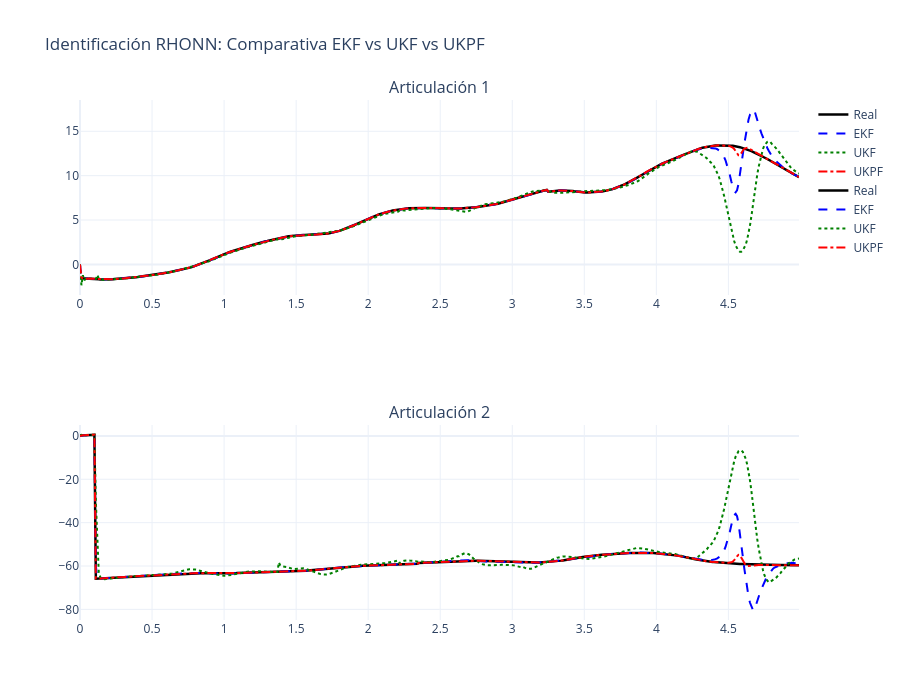

The code cell stored with this chart in its notebook:
### Code cell
# Neural Identifier Training - 2-DOF Planar Manipulator
# Methods: EKF, UKF, UKPF (Unscented Kalman Particle Filter)

import numpy as np
import plotly.graph_objects as go
from plotly.subplots import make_subplots
import time

# ============================================================
# 1) True nonlinear system (2-DOF Robot Arm)
# ============================================================
def plant_dynamics(state, u):
    m1, m2, l1, l2, g = 1.0, 1.0, 1.0, 1.0, 9.81
    q1, q2, dq1, dq2 = state
    tau1, tau2 = u

    # --- Mass Matrix M(q) ---
    c2 = np.cos(q2)
    s2 = np.sin(q2)
    M11 = (m1 + m2) * l1**2 + m2 * l2**2 + 2 * m2 * l1 * l2 * c2
    M12 = m2 * l2**2 + m2 * l1 * l2 * c2
    M21 = M12
    M22 = m2 * l2**2
    M = np.array([[M11, M12], [M21, M22]])

    # --- Coriolis Matrix C(q, dq) ---
    h = -m2 * l1 * l2 * s2
    C = np.array([[h * dq2, h * (dq1 + dq2)], [-h * dq1, 0.0]])

    # --- Gravity Vector G(q) ---
    G1 = (m1 + m2) * g * l1 * np.sin(q1) + m2 * g * l2 * np.sin(q1 + q2)
    G2 = m2 * g * l2 * np.sin(q1 + q2)
    G = np.array([G1, G2])

    damping = 0.5 * np.array([dq1, dq2])
    rhs = np.array([tau1, tau2]) - (C @ np.array([dq1, dq2])) - G - damping
    ddq = np.linalg.solve(M, rhs)
    
    return np.concatenate(([dq1, dq2], ddq))

def plant(x_k, u_k, dt=0.01, process_noise_std=1e-3):
    x_dot = plant_dynamics(x_k, u_k)
    # Usamos ruido de Cauchy para retar la robustez de los filtros
    noise = np.random.standard_cauchy(4) * process_noise_std
    return x_k + dt * x_dot + noise

# ============================================================
# 2) RHONN structure
# ============================================================
def sigmoidal(z, beta=0.5):
    z = np.clip(z, -50, 50) 
    return 1.0 / (1.0 + np.exp(-beta * z))

def construct_z_vector(x_est, u_input):
    q1, q2, dq1, dq2 = x_est
    tau1, tau2 = u_input
    
    s_q1, s_q2 = sigmoidal(q1), sigmoidal(q2)
    s_dq1, s_dq2 = sigmoidal(dq1), sigmoidal(dq2)
    
    return np.array([
        s_q2 * s_dq1,      # Coriolis interaction
        s_q2 * s_dq2,      # Coriolis interaction
        s_dq1**2,          # Centrifugal
        s_dq2**2,          # Centrifugal
        # tau1 * 0.1,        # Control input 1
        # tau2 * 0.1,        # Control input 2
        # 1.0                # Bias
    ])

# ============================================================
# 3) Trainers (EKF, UKF, UKPF)
# ============================================================
class Generic_RHONN_Trainer:
    def get_prediction(self, weights, x_k, u_k):
        z = construct_z_vector(x_k, u_k)
        return np.dot(weights, z)

class EKF_Trainer(Generic_RHONN_Trainer):
    def __init__(self, n_neurons, n_weights, eta=1.0, P0=1.0, Q=1e-2, R=1e-3):
        self.n_neurons = n_neurons
        self.weights = [np.random.randn(n_weights)*0.1 for _ in range(n_neurons)]
        self.P = [np.eye(n_weights)*P0 for _ in range(n_neurons)]
        self.Q = np.eye(n_weights)*Q
        self.R = R
        self.eta = eta

    def update(self, x_kp1, x_k, u_k):
        z = construct_z_vector(x_k, u_k)
        H = z.reshape(-1, 1)
        for i in range(self.n_neurons):
            S = self.R + (H.T @ self.P[i] @ H)[0,0]
            K = (self.P[i] @ H).flatten() / S
            y_pred = np.dot(self.weights[i], z)
            err = x_kp1[i] - y_pred
            self.weights[i] += self.eta * K * err
            self.P[i] = self.P[i] - np.outer(K, H.flatten()) @ self.P[i] + self.Q

class UKF_Trainer(Generic_RHONN_Trainer):
    def __init__(self, n_neurons, n_weights, eta=1.5, alpha=1e-2):
        self.n_neurons = n_neurons
        self.n = n_weights
        self.weights = [np.random.randn(n_weights)*0.1 for _ in range(n_neurons)]
        self.P = [np.eye(n_weights) for _ in range(n_neurons)]
        self.Q = np.eye(n_weights)*1e-4
        self.R = 1e-3
        self.eta = eta
        
        self.lambd = alpha**2 * self.n - self.n
        self.Wm = np.full(2*self.n+1, 1/(2*(self.n+self.lambd)))
        self.Wc = np.copy(self.Wm)
        self.Wm[0] = self.lambd/(self.n+self.lambd)
        self.Wc[0] = self.Wm[0] + (3 - alpha**2)

    def update(self, x_kp1, x_k, u_k):
        z = construct_z_vector(x_k, u_k)
        for i in range(self.n_neurons):
            try: L = np.linalg.cholesky((self.n + self.lambd) * self.P[i])
            except: L = np.eye(self.n) * 0.1
            
            sigmas = np.zeros((2*self.n+1, self.n))
            sigmas[0] = self.weights[i]
            for k in range(self.n):
                sigmas[k+1] = self.weights[i] + L[:,k]
                sigmas[self.n+k+1] = self.weights[i] - L[:,k]
            
            Y_sigmas = np.dot(sigmas, z)
            y_mean = np.sum(self.Wm * Y_sigmas)
            Py = np.sum(self.Wc * (Y_sigmas - y_mean)**2) + self.R
            Pxy = np.zeros(self.n)
            for k in range(2*self.n+1):
                Pxy += self.Wc[k] * (sigmas[k] - self.weights[i]) * (Y_sigmas[k] - y_mean)
            
            K = Pxy / Py
            self.weights[i] += self.eta * K * (x_kp1[i] - y_mean)
            self.P[i] = self.P[i] - np.outer(K, K) * Py + self.Q

class UKPF_Trainer(Generic_RHONN_Trainer):
    """ Unscented Kalman Particle Filter - El más robusto de los tres """
    def __init__(self, n_neurons, n_weights, n_particles=100, alpha=1e-3, beta=2):
        self.n_neurons = n_neurons
        self.n_weights = n_weights
        self.n_particles = n_particles
        self.particles = [np.random.randn(n_particles, n_weights)*0.1 for _ in range(n_neurons)]
        self.P = [[np.eye(n_weights)*0.5 for _ in range(n_particles)] for _ in range(n_neurons)]
        self.weights_pf = [np.ones(n_particles)/n_particles for _ in range(n_neurons)]
        
        # UKF Props
        self.n = n_weights
        self.lambd = alpha**2 * self.n - self.n
        self.Wm = np.full(2*self.n+1, 1/(2*(self.n+self.lambd)))
        self.Wc = np.copy(self.Wm)
        self.Wm[0] = self.lambd/(self.n+self.lambd)
        self.Wc[0] = self.Wm[0] + (1 - alpha**2 + beta)
        
        self.R_local = 1e-2
        self.Q_local = 1e-3

    def update(self, x_kp1, x_k, u_k):
        z = construct_z_vector(x_k, u_k)
        for i in range(self.n_neurons):
            for p in range(self.n_particles):
                # Paso de UKF para cada partícula
                try: L = np.linalg.cholesky((self.n + self.lambd) * self.P[i][p])
                except: L = np.eye(self.n) * 1e-2
                
                sigs = np.zeros((2*self.n+1, self.n))
                sigs[0] = self.particles[i][p]
                for j in range(self.n):
                    sigs[j+1] = self.particles[i][p] + L[:,j]
                    sigs[self.n+j+1] = self.particles[i][p] - L[:,j]
                
                Y_sigs = sigs @ z
                y_pred = np.sum(self.Wm * Y_sigs)
                Py = np.sum(self.Wc * (Y_sigs - y_pred)**2) + self.R_local
                Pxy = np.zeros(self.n)
                for j in range(2*self.n+1):
                    Pxy += self.Wc[j] * (sigs[j] - self.particles[i][p]) * (Y_sigs[j] - y_pred)
                
                K = Pxy / Py
                innov = x_kp1[i] - y_pred
                self.particles[i][p] += K * innov
                self.P[i][p] -= np.outer(K, K) * Py + self.Q_local
                
                # Actualizar peso (Likelihood)
                self.weights_pf[i][p] *= (np.exp(-0.5 * (innov**2 / self.R_local)) + 1e-300)
            
            self.weights_pf[i] /= np.sum(self.weights_pf[i])
            
            # Resampling sistemático
            if 1.0/np.sum(self.weights_pf[i]**2) < self.n_particles/2:
                indices = np.searchsorted(np.cumsum(self.weights_pf[i]), (np.arange(self.n_particles) + np.random.uniform())/self.n_particles)
                self.particles[i] = self.particles[i][indices]
                self.P[i] = [self.P[i][idx].copy() for idx in indices]
                self.weights_pf[i].fill(1.0/self.n_particles)

    def get_estimates(self):
        return [np.average(self.particles[i], axis=0, weights=self.weights_pf[i]) for i in range(self.n_neurons)]

# ============================================================
# 4) Simulation Main Loop
# ============================================================
if __name__ == "__main__":
    n_steps = 500
    dt = 0.01
    t = np.linspace(0, (n_steps-1)*dt, n_steps)
    n_states, n_features = 4, 4
    
    ekf = EKF_Trainer(n_states, n_features)
    ukf = UKF_Trainer(n_states, n_features)
    ukpf = UKPF_Trainer(n_states, n_features, n_particles=40) # Menos partículas que un PF normal
    
    x_true = np.zeros((n_steps, 4))
    x_est_ekf, x_est_ukf, x_est_ukpf = [np.zeros((n_steps, 4)) for _ in range(3)]
    
    x_true[0] = [-np.pi/2, 0.2, 0, 0]
    u_hist = np.zeros((n_steps, 2))

    print("Simulando Identificación con UKPF...")
    for k in range(n_steps - 1):
        u_hist[k] = [30.0 * np.sin(2.5 * t[k]), 15.0 * np.cos(3.5 * t[k])]
        x_true[k+1] = plant(x_true[k], u_hist[k], dt)
        
        # Updates
        ekf.update(x_true[k+1], x_true[k], u_hist[k])
        ukf.update(x_true[k+1], x_true[k], u_hist[k])
        ukpf.update(x_true[k+1], x_true[k], u_hist[k])
        
        # Predictions
        z = construct_z_vector(x_true[k], u_hist[k])
        w_ukpf = ukpf.get_estimates()
        for i in range(4):
            x_est_ekf[k+1, i] = np.dot(ekf.weights[i], z)
            x_est_ukf[k+1, i] = np.dot(ukf.weights[i], z)
            x_est_ukpf[k+1, i] = np.dot(w_ukpf[i], z)
        
        if k % 50 == 0: print(f"Paso {k}")

    # --- Métricas y Visualización ---
    mse_ekf = np.mean((x_true - x_est_ekf)**2)
    mse_ukf = np.mean((x_true - x_est_ukf)**2)
    mse_ukpf = np.mean((x_true - x_est_ukpf)**2)
    
    print(f"\nResultados MSE:\nEKF: {mse_ekf:.6f}\nUKF: {mse_ukf:.6f}\nUKPF: {mse_ukpf:.6f}")

    # Gráfica de Estados (q1 y q2)
    fig = make_subplots(rows=2, cols=1, subplot_titles=("Articulación 1", "Articulación 2"))
    for i in [0, 1]:
        fig.add_trace(go.Scatter(x=t, y=x_true[:, i], name="Real", line=dict(color="black", width=2.5)), row=i+1, col=1)
        fig.add_trace(go.Scatter(x=t, y=x_est_ekf[:, i], name="EKF", line=dict(dash="dash", color="blue")), row=i+1, col=1)
        fig.add_trace(go.Scatter(x=t, y=x_est_ukf[:, i], name="UKF", line=dict(dash="dot", color="green")), row=i+1, col=1)
        fig.add_trace(go.Scatter(x=t, y=x_est_ukpf[:, i], name="UKPF", line=dict(dash="dashdot", color="red")), row=i+1, col=1)
    
    fig.update_layout(height=700, template="plotly_white", title="Identificación RHONN: Comparativa EKF vs UKF vs UKPF")
    fig.show()

    # --- Animación (opcional, igual que tu código previo) ---
    # (El código de animación que ya tenías funcionará perfectamente con x_est_ukpf)

### Figure 1 — Plotly figure (JSON) as saved in the notebook; plotly's stock layout.template omitted (floating-point values rounded to 4 significant figures; data arrays with more than 128 entries replaced by an {"elided": "..."} marker saying what was removed)
{"data": [{"line": {"color": "black", "width": 2.5}, "name": "Real", "type": "scatter", "x": {"elided": "500 float values"}, "xaxis": "x", "y": {"elided": "500 float values"}, "yaxis": "y"}, {"line": {"color": "blue", "dash": "dash"}, "name": "EKF", "type": "scatter", "x": {"elided": "500 float values"}, "xaxis": "x", "y": {"elided": "500 float values"}, "yaxis": "y"}, {"line": {"color": "green", "dash": "dot"}, "name": "UKF", "type": "scatter", "x": {"elided": "500 float values"}, "xaxis": "x", "y": {"elided": "500 float values"}, "yaxis": "y"}, {"line": {"color": "red", "dash": "dashdot"}, "name": "UKPF", "type": "scatter", "x": {"elided": "500 float values"}, "xaxis": "x", "y": {"elided": "500 float values"}, "yaxis": "y"}, {"line": {"color": "black", "width": 2.5}, "name": "Real", "type": "scatter", "x": {"elided": "500 float values"}, "xaxis": "x2", "y": {"elided": "500 float values"}, "yaxis": "y2"}, {"line": {"color": "blue", "dash": "dash"}, "name": "EKF", "type": "scatter", "x": {"elided": "500 float values"}, "xaxis": "x2", "y": {"elided": "500 float values"}, "yaxis": "y2"}, {"line": {"color": "green", "dash": "dot"}, "name": "UKF", "type": "scatter", "x": {"elided": "500 float values"}, "xaxis": "x2", "y": {"elided": "500 float values"}, "yaxis": "y2"}, {"line": {"color": "red", "dash": "dashdot"}, "name": "UKPF", "type": "scatter", "x": {"elided": "500 float values"}, "xaxis": "x2", "y": {"elided": "500 float values"}, "yaxis": "y2"}], "layout": {"annotations": [{"font": {"size": 16}, "showarrow": false, "text": "Articulación 1", "x": 0.5, "xanchor": "center", "xref": "paper", "y": 1, "yanchor": "bottom", "yref": "paper"}, {"font": {"size": 16}, "showarrow": false, "text": "Articulación 2", "x": 0.5, "xanchor": "center", "xref": "paper", "y": 0.375, "yanchor": "bottom", "yref": "paper"}], "height": 700, "title": {"text": "Identificación RHONN: Comparativa EKF vs UKF vs UKPF"}, "xaxis": {"anchor": "y", "domain": [0, 1]}, "xaxis2": {"anchor": "y2", "domain": [0, 1]}, "yaxis": {"anchor": "x", "domain": [0.625, 1]}, "yaxis2": {"anchor": "x2", "domain": [0, 0.375]}}}
